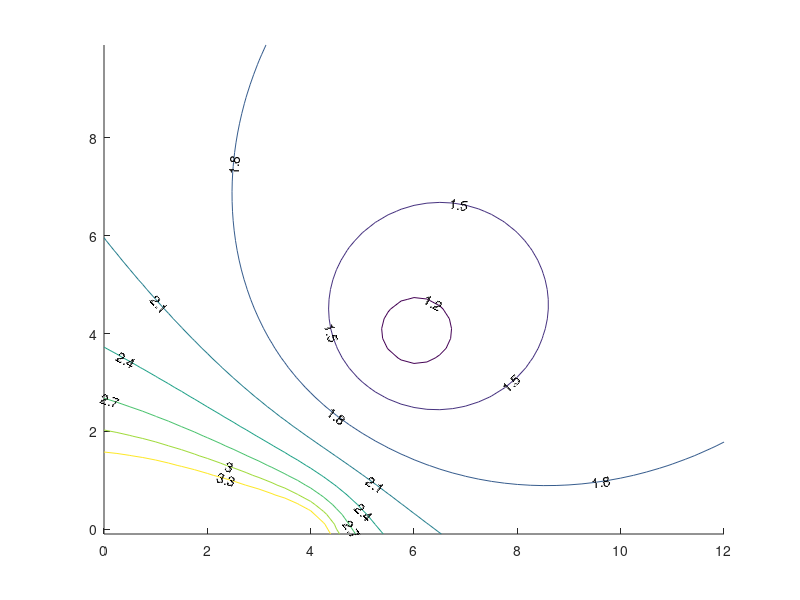

The MATLAB source for this figure: (Note: this script raises an error after producing the figure.)
% example_two_slits_plot_contores_0464.m
% Nasser, June 11, 2019
clc;clear; 
% To plot Figure 17 in Section 7 of the paper:
% COMPUTATION OF CONFORMAL INVARIANTS 
%
% The data files 
% x04_pt.mat, y04_pt.mat, u0464_pt.mat
% were generated by the file
% example_two_slits_save_contores_0464.m
%
%
%
z1=6+4i;
x=load('x04_pt.mat','-ascii');
y=load('y04_pt.mat','-ascii');
u=load('u0464_pt.mat','-ascii');
%
figure
cntv  =  1.2:0.3:3.5;
contour(x,y,u,cntv,'ShowText','on','Color','k')
hold on
plot(real(z1),imag(z1),'or','MarkerFaceColor','r')
plot([0 4],[0 0],'k','LineWidth',2)
axis([-0.0 12 -0.0 10])
axis off
set(gca,'LooseInset',get(gca,'TightInset'))
% print -dpdf  fig_two_seg_m6_n4
% print -depsc fig_two_seg_m6_n4
%